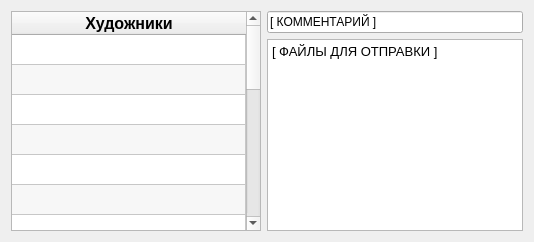
      <widget class="QWidget" name="tab_2">
       <attribute name="title">
        <string>Отправка файлов</string>
       </attribute>
       <layout class="QHBoxLayout" name="horizontalLayout_2">
        <item>
         <widget class="QTableWidget" name="tableWidget_12">
          <property name="maximumSize">
           <size>
            <width>250</width>
            <height>16777215</height>
           </size>
          </property>
          <property name="alternatingRowColors">
           <bool>true</bool>
          </property>
          <attribute name="horizontalHeaderStretchLastSection">
           <bool>true</bool>
          </attribute>
          <attribute name="verticalHeaderVisible">
           <bool>false</bool>
          </attribute>
          <row>
           <property name="text">
            <string>1</string>
           </property>
          </row>
          <row>
           <property name="text">
            <string>2</string>
           </property>
          </row>
          <row>
           <property name="text">
            <string>3</string>
           </property>
          </row>
          <row>
           <property name="text">
            <string>4</string>
           </property>
          </row>
          <row>
           <property name="text">
            <string>5</string>
           </property>
          </row>
          <row>
           <property name="text">
            <string>6</string>
           </property>
          </row>
          <row>
           <property name="text">
            <string>7</string>
           </property>
          </row>
          <row>
           <property name="text">
            <string>8</string>
           </property>
          </row>
          <row>
           <property name="text">
            <string>10</string>
           </property>
          </row>
          <row>
           <property name="text">
            <string>11</string>
           </property>
          </row>
          <row>
           <property name="text">
            <string>12</string>
           </property>
          </row>
          <row>
           <property name="text">
            <string>13</string>
           </property>
          </row>
          <row>
           <property name="text">
            <string>14</string>
           </property>
          </row>
          <row>
           <property name="text">
            <string>15</string>
           </property>
          </row>
          <row>
           <property name="text">
            <string>16</string>
           </property>
          </row>
          <row>
           <property name="text">
            <string>17</string>
           </property>
          </row>
          <row>
           <property name="text">
            <string>18</string>
           </property>
          </row>
          <row>
           <property name="text">
            <string>20</string>
           </property>
          </row>
          <column>
           <property name="text">
            <string>Художники</string>
           </property>
           <property name="font">
            <font>
             <pointsize>12</pointsize>
             <weight>75</weight>
             <bold>true</bold>
            </font>
           </property>
           <property name="textAlignment">
            <set>AlignCenter</set>
           </property>
          </column>
         </widget>
        </item>
        <item>
         <layout class="QVBoxLayout" name="verticalLayout_2">
          <item>
           <widget class="QLineEdit" name="lineEdit">
            <property name="text">
             <string>[ КОММЕНТАРИЙ ]</string>
            </property>
           </widget>
          </item>
          <item>
           <widget class="QTextBrowser" name="textBrowser_3">
            <property name="html">
             <string>&lt;!DOCTYPE HTML PUBLIC &quot;-//W3C//DTD HTML 4.0//EN&quot; &quot;http://www.w3.org/TR/REC-html40/strict.dtd&quot;&gt;
&lt;html&gt;&lt;head&gt;&lt;meta name=&quot;qrichtext&quot; content=&quot;1&quot; /&gt;&lt;style type=&quot;text/css&quot;&gt;
p, li { white-space: pre-wrap; }
&lt;/style&gt;&lt;/head&gt;&lt;body style=&quot; font-family:'MS Shell Dlg 2'; font-size:11px; font-weight:400; font-style:normal;&quot;&gt;
&lt;p style=&quot; margin-top:0px; margin-bottom:0px; margin-left:0px; margin-right:0px; -qt-block-indent:0; text-indent:0px;&quot;&gt;&lt;span style=&quot; font-size:10pt;&quot;&gt;[ ФАЙЛЫ ДЛЯ ОТПРАВКИ ]&lt;/span&gt;&lt;/p&gt;&lt;/body&gt;&lt;/html&gt;</string>
            </property>
           </widget>
          </item>
         </layout>
        </item>
       </layout>
      </widget>
